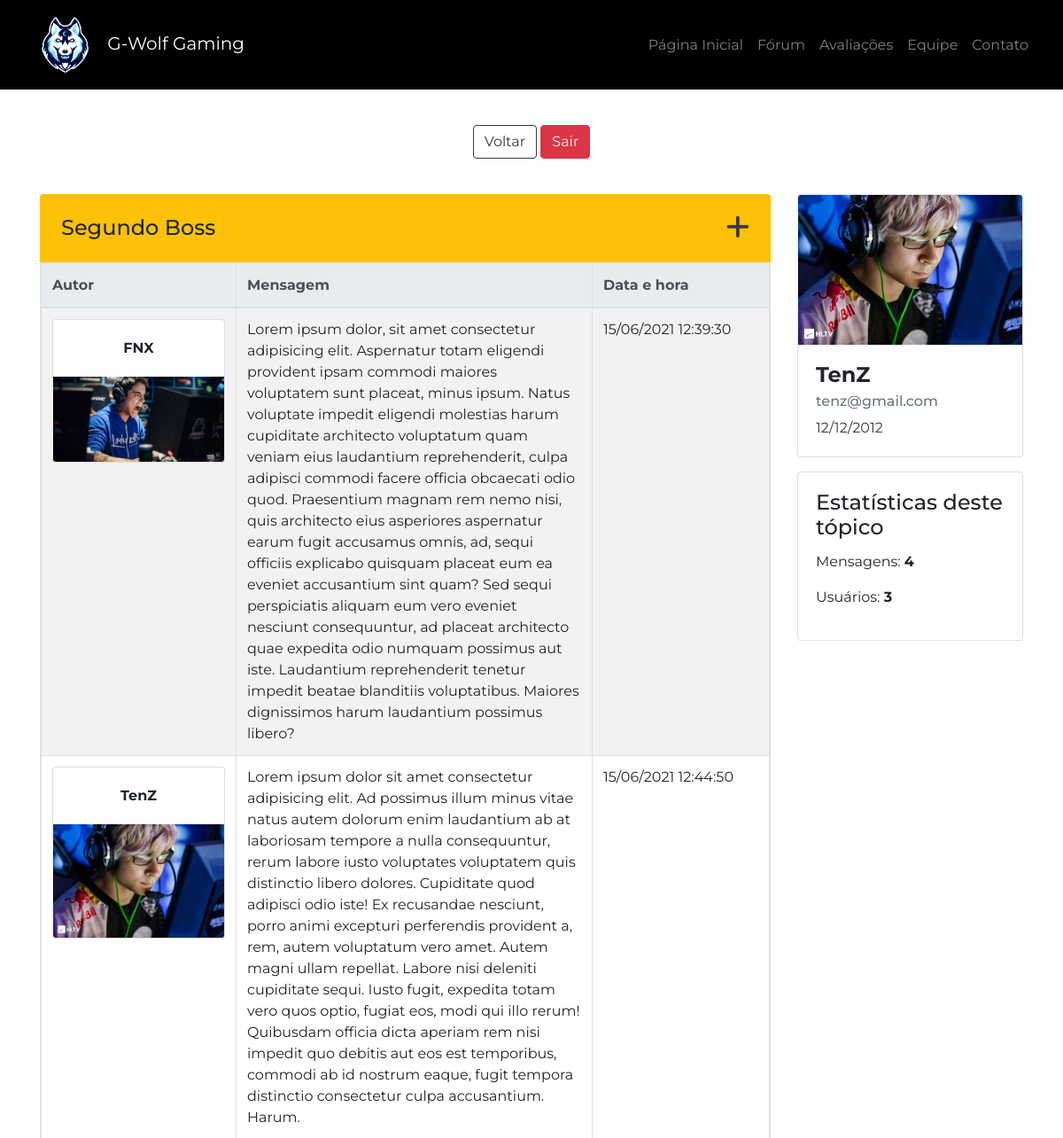
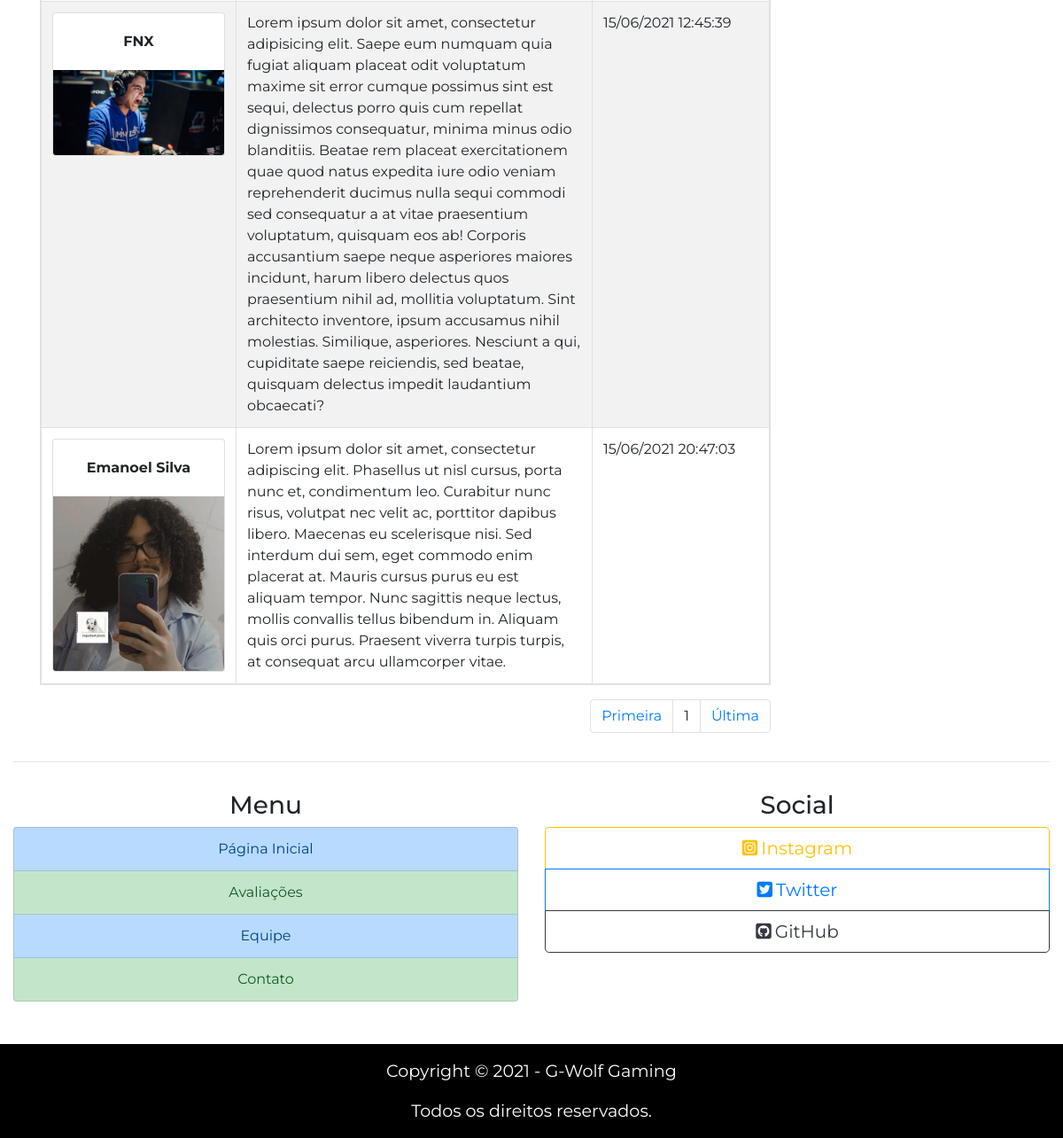
Page /topicos/second-boss.php (signed in) on the committed database (2 pictures, top to bottom).
### tables this page shows
CREATE TABLE IF NOT EXISTS `mensagens_topico` (
  `id_msg` int(11) NOT NULL AUTO_INCREMENT,
  `conteudo_msg` varchar(3000) NOT NULL,
  `autor_msg` varchar(255) NOT NULL,
  `img_autor_msg` varchar(40) NOT NULL,
  `data_msg` datetime NOT NULL,
  `topico_msg` varchar(255) NOT NULL,
  PRIMARY KEY (`id_msg`)
);

### php/converte_data.php (called while the page is built)
<?php
$datadobanco = $_SESSION['usuarioDtNasc'];
$dataconvertida = implode("/", array_reverse(explode("-", $datadobanco)));

### topicos/second-boss.php (the view, shortened to what this page needs)
<?php
include_once("../php/conexao.php");
include_once("../php/converte_data.php");
$contar_msg = "SELECT * FROM mensagens_topico WHERE topico_msg = 'Segundo Boss'";
$resultado_contar_msg = mysqli_query($connect, $contar_msg);
$total_msg = mysqli_num_rows($resultado_contar_msg);
$contar_usuarios = "SELECT autor_msg, COUNT(autor_msg) as total FROM mensagens_topico WHERE topico_msg = 'Segundo Boss' GROUP BY autor_msg";
$resultado_contar_usuarios = mysqli_query($connect, $contar_usuarios);
$total_usuarios = mysqli_num_rows($resultado_contar_usuarios);
?>
<!DOCTYPE html>
<html lang="pt-br">
<head>
    <link rel="stylesheet" href="https://stackpath.bootstrapcdn.com/bootstrap/4.5.0/css/bootstrap.min.css">
    <link rel="stylesheet" href="../css/global.css">
    <link rel="stylesheet" href="../css/homeforum.css">
</head>
<body>
    <header>
        <nav class="navbar navbar-expand-lg navbar-dark bg-black">
            <div class="container-fluid py-0">
                <a class="navbar-brand text-white p-0" href="../index.php">
                    <img id="logo" src="../assets/logo-sem-texto.png" alt="G-Wolf Gaming">
                    G-Wolf Gaming
                </a>
                <div class="collapse navbar-collapse justify-content-end" id="navbarSite">
                    <ul class="navbar-nav">
                        <li class="nav-item">
                            <a class="nav-link" href="../index.php">Página Inicial</a>
                        </li>
                        <li class="nav-item">
                            <a class="nav-link" href="../forum.php">Fórum</a>
                        </li>
                        <li class="nav-item">
                            <a class="nav-link" href="../avaliacoes.html">Avaliações</a>
                        </li>
                        <li class="nav-item">
                            <a class="nav-link" href="../equipe.html">Equipe</a>
                        </li>
                        <li class="nav-item">
                            <a class="nav-link " href="../contato.php">Contato</a>
                        </li>
                    </ul>
                </div>
            </div>
        </nav>
    </header>
    <main>
        <div class="container mt-2">
            <div class="bg-white mb-3 rounded-bottom">
                <div class="container">
                    <div class="row py-4 d-flex align-items-center">
                        <div class="col-md-12 text-center">
                            <a href="../forum.php" class="btn btn-outline-dark mt-2">Voltar</a>
                            <a href="../php/sair.php"><button class="btn btn-danger mt-2">Sair</button></a>
                        </div>
                    </div>
                </div>
            </div>
            <div class="row">
                <div class="col-12 col-lg-9 col-xl-9">
                    <div id="topic" class="d-flex bg-warning mb-0 p-4 rounded-top justify-content-between">
                        <h2 class="h4 mb-0">Segundo Boss</h2>
                        <a href class="h4 text-dark mb-0" data-toggle="modal" data-target="#createMsgModal"><i class="fas fa-plus fa-lg"></i></a>
                    </div>
                    <table class="table table-striped table-bordered table-responsive">
                        <thead class="thead-light">
                            <tr>
                                <th scope="col" class="autor-col">Autor</th>
                                <th scope="col" class="msg-col">Mensagem</th>
                                <th scope="col" class="date-col">Data e hora</th>
                            </tr>
                        </thead>
                        <tbody>
                            <?php
                                $pagina_atual = filter_input(INPUT_GET, 'pagina', FILTER_SANITIZE_NUMBER_INT);
                                $pagina = (!empty($pagina_atual)) ? $pagina_atual : 1;
                                $qnt_pagina = 20;
                                $inicio = ($qnt_pagina * $pagina) - $qnt_pagina;
                                $show_msg = "SELECT * FROM mensagens_topico WHERE topico_msg = 'Segundo Boss' LIMIT $inicio, $qnt_pagina";
                                $resultado_show_msg = mysqli_query($connect, $show_msg);
                                while($row_msg = mysqli_fetch_assoc($resultado_show_msg)):
                            ?>
                            <tr>
                                <td>
                                    <div class="card text-center">
                                        <div class="card-body">
                                            <b><?php echo $row_msg['autor_msg']; ?></b>
                                        </div>
                                        <img class="card-img-bottom" src="../upload/<?php echo $row_msg['img_autor_msg']; ?>" alt="Imagem Autor">
                                    </div>
                                </td>
                                <td>
                                    <?php echo $row_msg['conteudo_msg']; ?>
                                </td>
                                <td>
                                    <div><?php $data_msg = $row_msg['data_msg']; echo date('d/m/Y H:i:s', strtotime($data_msg)); ?></div>
                                </td>
                            </tr>
                            <?php
                                endwhile;
                            ?>
                        </tbody>
                    </table>
                    <div>
                        <nav>
                            <ul class="pagination justify-content-end">
                        <?php
                            $result_pg = "SELECT COUNT(id_msg) AS num_result FROM mensagens_topico WHERE topico_msg = 'Segundo Boss'";
                            $resultado_pg = mysqli_query($connect, $result_pg);
                            $row_pg = mysqli_fetch_assoc($resultado_pg);
                            $quantidade_pg = ceil($row_pg['num_result'] / $qnt_pagina);
                            echo "<li class='page-item'><a class='page-link' href='./second-boss.php?pagina=1'>Primeira</a></li>";
                            echo "<li class='page-item'><a class='page-link'>$pagina</a></li>";
                            echo "<li class='page-item'><a class='page-link' href='./second-boss.php?pagina=$quantidade_pg'>Última</a></li>";
                        ?>
                            </ul>
                        </nav>
                    </div>
                </div>
                <div class="col-12 col-lg-3 col-xl-3">
                    <aside>
                        <div class="row">
                            <div class="col-12 col-sm-6 col-lg-12 col-xl-12">
                                <div class="card mb-3 mb-sm-3 mb-xl-3">
                                    <img src="../upload/<?php echo $_SESSION['usuarioImgPerfil']; ?>" class="card-img-top">
                                    <div class="card-body">
                                        <h4 class="card-title"><b><?php echo $_SESSION['usuarioNome']; ?></b></h4>
                                        <h6 class="card-subtitle mb-2 text-muted"><?php echo $_SESSION['usuarioEmail']; ?></h5>
                                        <p class="card-text text-dark"><?php echo $dataconvertida; ?></p>
                                    </div>
                                </div>
                            </div>
                            <div class="col-12 col-sm-6 col-lg-12 col-xl-12">
                                <div class="card mb-3 mb-sm-3 mb-xl-3">
                                    <div class="card-body">
                                        <h2 class="h4 card-title">Estatísticas deste tópico</h1>
                                        <p>Mensagens: <b><?php echo $total_msg; ?></b></p>
                                        <p>Usuários: <b><?php echo $total_usuarios; ?></b></p>
                                    </div>
                                </div>
                            </div>
                        </div>
                    </aside>
                </div>
            </div>
        </div>
    </main>
    <footer>
        <div class="container-fluid">
            <div class="row">
                <div class="col-12 mb-3">
                    <hr>
                </div>
                <div class="col-sm-6 mb-4 text-center">
                    <h3>Menu</h3>
                    <div class="list-group">
                        <a class="list-group-item list-group-item-action list-group-item-primary" href="../index.php">Página Inicial</a>
                        <a class="list-group-item list-group-item-action list-group-item-success" href="../avaliacoes.html">Avaliações</a>
                        <a class="list-group-item list-group-item-action list-group-item-primary" href="../equipe.html">Equipe</a>
                        <a class="list-group-item list-group-item-action list-group-item-success" href="../contato.php">Contato</a>
                    </div>
                </div>
                <div class="col-sm-6 mb-1 text-center">
                    <h3>Social</h3>
                    <div class="btn-group-vertical btn-block btn-group-lg" role="group">
                        <a class="btn btn-outline-warning" href="https://www.instagram.com/oficialgwolf/" target="_blank"><i class="fab fa-instagram-square mr-1"></i>Instagram</a>
                        <a class="btn btn-outline-primary" href="https://twitter.com/oficialgwolf" target="_blank"><i class="fab fa-twitter-square mr-1"></i>Twitter</a>
                        <a class="btn btn-outline-dark" href="https://github.com/oficialgwolf" target="_blank"><i class="fab fa-github-square mr-1"></i>GitHub</a>
                    </div>
                </div>
                <div class="col-12 text-center bg-black pt-3 mt-4">
                    <p class="font-size-maior text-white">Copyright © 2021 - G-Wolf Gaming</p>
                    <p class="font-size-maior text-white">Todos os direitos reservados.</p>
                </div>
            </div>
        </div>
    </footer>
</body>
</html>

### css/global.css (style rules this page uses)
body { font-family: 'Montserrat', sans-serif; }
.bg-black { background-color: #000; }
.font-size-maior { font-size: 1.2em; }
#logo { width: 85px; }

### css/homeforum.css (style rules this page uses)
.autor-col { min-width: 220px; }
.msg-col { min-width: 402px; }
.date-col { min-width: 200px; }

### rows in the picture
mensagens_topico: autor_msg "FNX", img_autor_msg (picture), conteudo_msg "Lorem ipsum dolor, sit amet consectetur adipisicing elit. Aspernatur totam eligendi provident ipsam commodi maiores voluptatem sunt placeat, minus ipsum. Natus voluptate impedit eligendi molestias harum cupiditate architecto voluptatum quam veniam eius laudantium reprehenderit, culpa adipisci commodi facere officia obcaecati odio quod. Praesentium magnam rem nemo nisi, quis architecto eius asperiores aspernatur earum fugit accusamus omnis, ad, sequi officiis explicabo quisquam placeat eum ea eveniet accusantium sint quam? Sed sequi perspiciatis aliquam eum vero eveniet nesciunt consequuntur, ad placeat architecto quae expedita odio numquam possimus aut iste. Laudantium reprehenderit tenetur…", data_msg "15/06/2021 12:39:30"
mensagens_topico: autor_msg "TenZ", img_autor_msg (picture), conteudo_msg "Lorem ipsum dolor sit amet consectetur adipisicing elit. Ad possimus illum minus vitae natus autem dolorum enim laudantium ab at laboriosam tempore a nulla consequuntur, rerum labore iusto voluptates voluptatem quis distinctio libero dolores. Cupiditate quod adipisci odio iste! Ex recusandae nesciunt, porro animi excepturi perferendis provident a, rem, autem voluptatum vero amet. Autem magni ullam repellat. Labore nisi deleniti cupiditate sequi. Iusto fugit, expedita totam vero quos optio, fugiat eos, modi qui illo rerum! Quibusdam officia dicta aperiam rem nisi impedit quo debitis aut eos est temporibus, commodi ab id nostrum eaque, fugit tempora distinctio consectetur culpa accusantium.…", data_msg "15/06/2021 12:44:50"
mensagens_topico: autor_msg "FNX", img_autor_msg (picture), conteudo_msg "Lorem ipsum dolor sit amet, consectetur adipisicing elit. Saepe eum numquam quia fugiat aliquam placeat odit voluptatum maxime sit error cumque possimus sint est sequi, delectus porro quis cum repellat dignissimos consequatur, minima minus odio blanditiis. Beatae rem placeat exercitationem quae quod natus expedita iure odio veniam reprehenderit ducimus nulla sequi commodi sed consequatur a at vitae praesentium voluptatum, quisquam eos ab! Corporis accusantium saepe neque asperiores maiores incidunt, harum libero delectus quos praesentium nihil ad, mollitia voluptatum. Sint architecto inventore, ipsum accusamus nihil molestias. Similique, asperiores. Nesciunt a qui, cupiditate saepe…", data_msg "15/06/2021 12:45:39"
mensagens_topico: autor_msg "Emanoel Silva", img_autor_msg (picture), conteudo_msg "Lorem ipsum dolor sit amet, consectetur adipiscing elit. Phasellus ut nisl cursus, porta nunc et, condimentum leo. Curabitur nunc risus, volutpat nec velit ac, porttitor dapibus libero. Maecenas eu scelerisque nisi. Sed interdum dui sem, eget commodo enim placerat at. Mauris cursus purus eu est aliquam tempor. Nunc sagittis neque lectus, mollis convallis tellus bibendum in. Aliquam quis orci purus. Praesent viverra turpis turpis, at consequat arcu ullamcorper vitae.", data_msg "15/06/2021 20:47:03"

### other values in the picture
$pagina "1"
$_SESSION['usuarioNome'] "TenZ"
$_SESSION['usuarioEmail'] "tenz@gmail.com"
$dataconvertida "12/12/2012"
$total_msg "4"
$total_usuarios "3"
